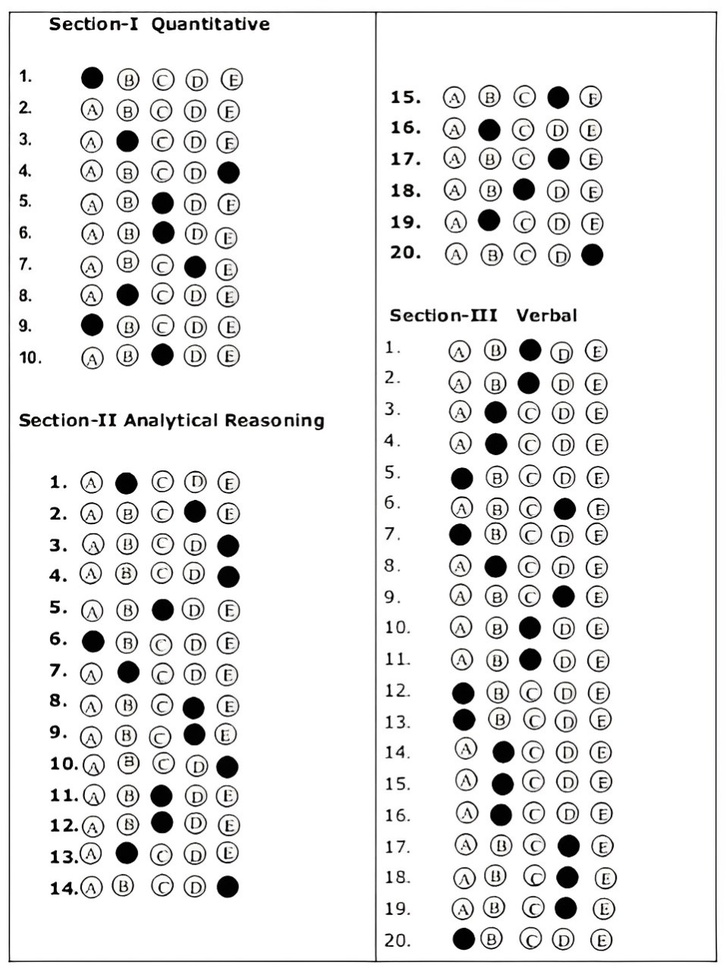
#> input picture new_ocr.jpg, 726 x 971 px, shrunk from 957 x 1280 before the run
$ python ocr.py
#> lines starting #> are read from the running program, lines starting #| are printed output that depends on the picture; after the words box and inside, x2 and y2 are one past the last pixel; in counts of white or black regions, pixels touching at a corner belong together
import cv2
import numpy as np

# Load the image
image = cv2.imread('new_ocr.jpg')
#> image is the input picture: shape (971, 726, 3); mean B, G, R 234.3, 234.4, 234.5
gray = cv2.cvtColor(image, cv2.COLOR_BGR2GRAY)

# Apply Gaussian blur to the image
blurred = cv2.GaussianBlur(gray, (5, 5), 0)
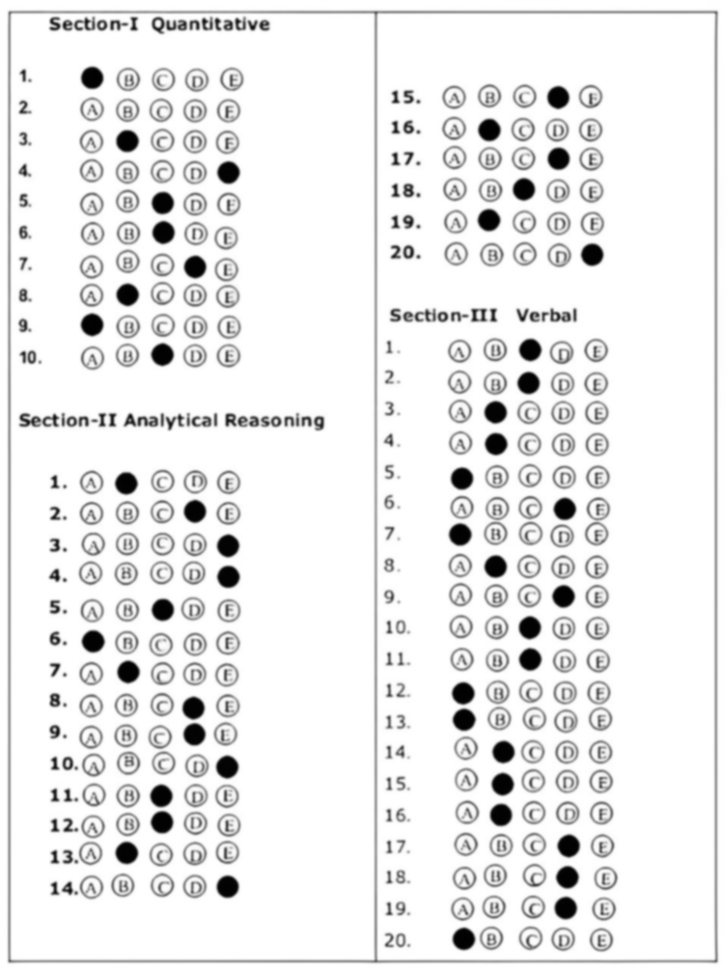
#> blurred: shape (971, 726); min 1, max 255, mean 234.4

# Thresholding the image to binary
_, thresh = cv2.threshold(blurred, 150, 255, cv2.THRESH_BINARY_INV)
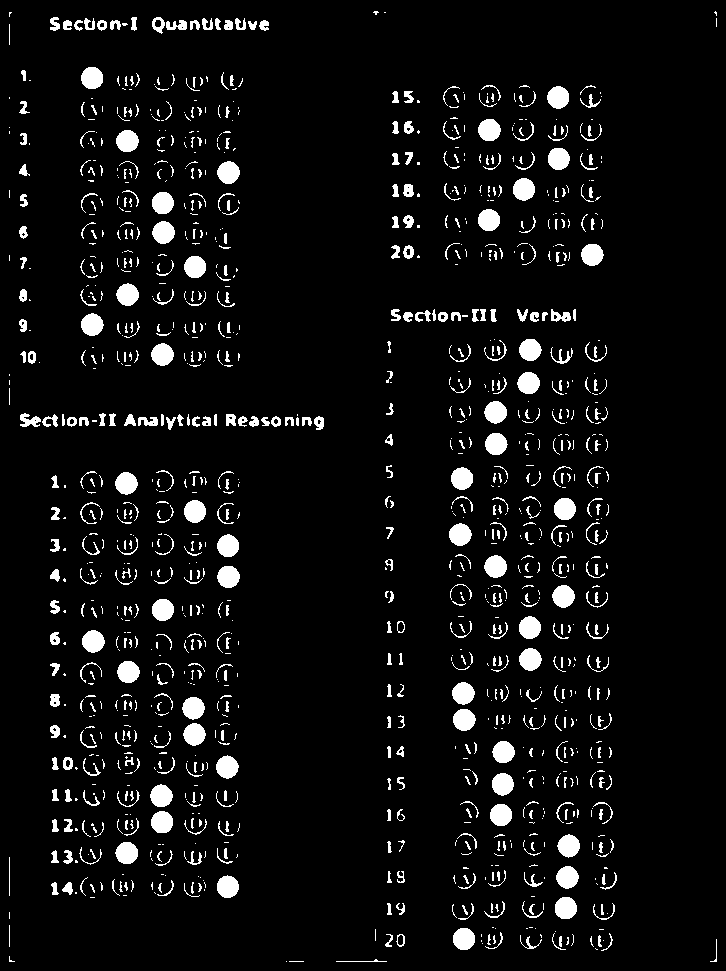
#> thresh: shape (971, 726); 6.2% white; 1229 white regions (719 under 20 px), largest, box (x1, y1, x2, y2) and area: (484, 555, 507, 578) 400, (216, 755, 239, 779) 399, (217, 161, 240, 184) 398

# Save the thresholded image for review
cv2.imwrite('thresholded_image.jpg', thresh)

# Detect circles using HoughCircles
circles = cv2.HoughCircles(
    thresh,
    cv2.HOUGH_GRADIENT,
    dp=1.2,
    minDist=10,
    param1=50,
    param2=13,
    minRadius=12,
    maxRadius=15
)
#> circles = [[162.6, 204.6, 13.2], [192.6, 264.6, 12.36]]

# Print detected circles
if circles is not None:
    circles = np.round(circles[0, :]).astype("int")
#> circles = [[163, 205, 13], [193, 265, 12]]
    print("Detected circles:", circles)
#| Detected circles: [[163 205  13]
#|  [193 265  12]]
else:
    print("No circles detected.")
    circles = []

# Draw detected circles
for (x, y, r) in circles:
    cv2.circle(image, (x, y), r, (0, 255, 0), 2)  # Draw circle in green
    cv2.rectangle(image, (x - 2, y - 2), (x + 2, y + 2), (0, 128, 255), -1)  # Draw center in orange
#> this loop made 2 passes
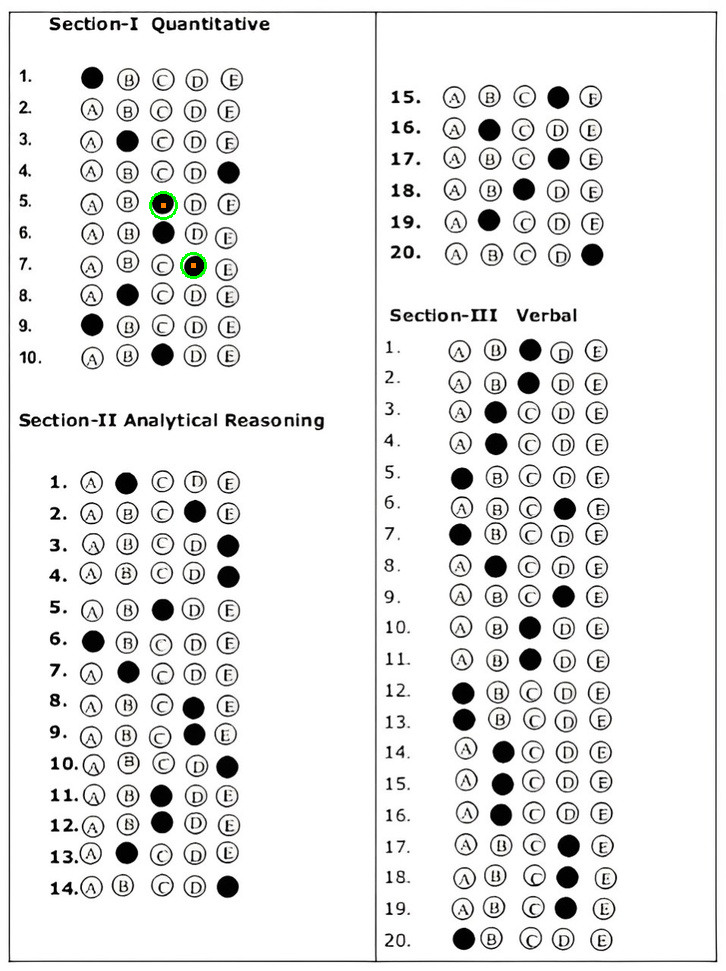
#> image: shape (971, 726, 3); 0.07% of pixels changed, all inside (x1, y1, x2, y2) = (149, 191, 207, 279)

# Function to check if a circle is filled
def is_filled_circle(circle_center):
    x, y, r = circle_center
    mask = np.zeros(gray.shape, dtype=np.uint8)
    cv2.circle(mask, (x, y), r, 255, -1)  # Create a filled circle mask
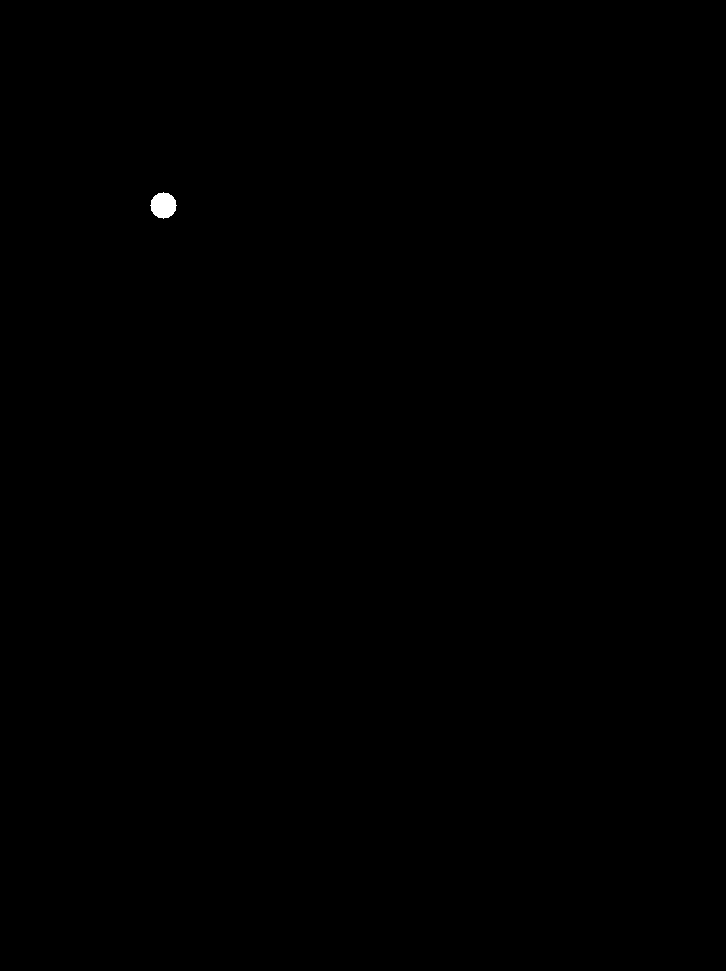
#> mask: shape (971, 726); 0.08% white; 1 white region, box (x1, y1, x2, y2) and area: (150, 192, 177, 219) 529
    filled_area = cv2.countNonZero(cv2.bitwise_and(mask, thresh))  # Count non-zero pixels in the masked area
#> filled_area = 381
    return filled_area > (np.pi * r * r) / 2  # Check if more than half of the circle is filled

# Identify filled circles
filled_circles = [circle for circle in circles if is_filled_circle(circle)]
#> in is_filled_circle (call 2), `x, y, r = circle_center`: x = 193; y = 265; r = 12
#> in is_filled_circle (call 2), `cv2.circle(mask, (x, y), r, 255, -1)`:
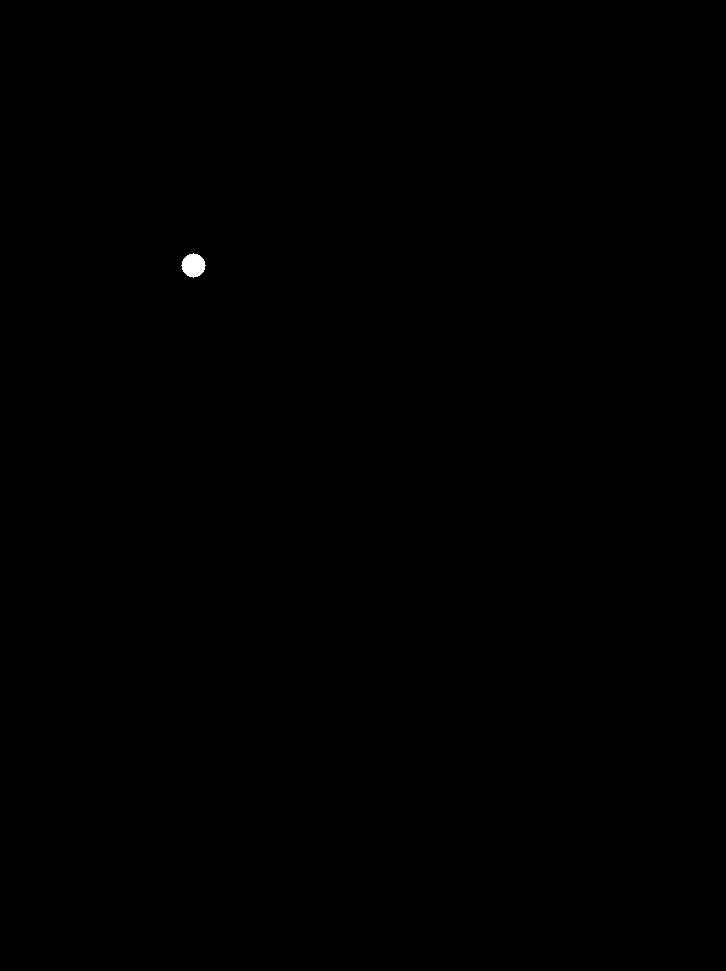
#> mask: shape (971, 726); 0.06% white; 1 white region, box (x1, y1, x2, y2) and area: (181, 253, 206, 278) 441
#> in is_filled_circle (call 2), `filled_area = cv2.countNonZero(cv2.bitwise_and(mask, thresh))`: filled_area = 361
#> filled_circles = [[163, 205, 13], [193, 265, 12]]

# Split the image into left and right halves
height, width = image.shape[:2]
#> height = 971; width = 726
left_circles = []
right_circles = []

# Divide circles into left and right based on their x-coordinates
for circle in circles:
    x, y, r = circle
    if x < width // 2:
        left_circles.append(circle)  # Circles in the left half
    else:
        right_circles.append(circle)  # Circles in the right half
#> after the loop, left_circles = [[163, 205, 13], [193, 265, 12]]; right_circles = []

# Function to label circles with a specified number of labels
def label_circles(circles):
    # Sort circles first by their y coordinate, then by x coordinate
    circles.sort(key=lambda c: (c[1], c[0]))

    # Draw bounding boxes around rows of circles
    if circles:
        # Group circles by their y-coordinates to find rows
        rows = []
        current_row = []
        last_y = circles[0][1]
#> last_y = 205

        for circle in circles:
            # Group circles into rows based on their vertical position
            if abs(circle[1] - last_y) < 20:  # Threshold for y-coordinate grouping
                current_row.append(circle)
            else:
                if current_row:  # Only append if there's something in current_row
                    rows.append(current_row)
                current_row = [circle]  # Start a new row
            last_y = circle[1]
#> this loop made 2 passes
#> (current_row, last_y) on pass 2: ([[193, 265, 12]], 265)
#> (circle, last_y) on pass 1: ([163, 205, 13], 205)
#> after the loop, rows = [[[163, 205, 13]]]

        # Add the last row
        if current_row:
            rows.append(current_row)

        # Label each row of circles
        for row_index, row in enumerate(rows, start=1):  # Start numbering from 1
            # Sort the circles in the row from left to right
            row.sort(key=lambda c: c[0])  # Sort by x coordinate

            # Draw row number
            y_position = row[0][1] - 10  # Position the row number above the row
            cv2.putText(image, str(row_index), (row[0][0] - 10, y_position),
                        cv2.FONT_HERSHEY_SIMPLEX, 0.5, (0, 0, 0), 1)

            for idx, circle in enumerate(row):
                x, y, r = circle

                # Check if the current circle is filled
                if tuple(circle) in [tuple(filled_circle) for filled_circle in filled_circles]:
                    cv2.circle(image, (x, y), r, (255, 0, 0), 2)  # Blue for filled circles
                else:
                    cv2.circle(image, (x, y), r, (0, 255, 0), 2)  # Green for non-filled circles

                # Label the circles with letters A-E
                if idx < 5:  # Ensure we only label the first five circles
                    label = chr(65 + idx)  # 65 is the ASCII code for 'A'
                    cv2.putText(image, label, (x - 10, y + 5), cv2.FONT_HERSHEY_SIMPLEX, 0.5, (255, 255, 255), 1)

            # Draw bounding boxes for each row of circles
            min_x = min(circle[0] - circle[2] for circle in row)  # Minimum x-coordinate - radius
            max_x = max(circle[0] + circle[2] for circle in row)  # Maximum x-coordinate + radius
            min_y = min(circle[1] - circle[2] for circle in row)  # Minimum y-coordinate - radius
            max_y = max(circle[1] + circle[2] for circle in row)  # Maximum y-coordinate + radius
            cv2.rectangle(image, (min_x, min_y), (max_x, max_y), (255, 0, 255), 2)  # Draw rectangle in purple
#> this loop made 2 passes
#> (row_index, y_position, min_x, max_x, min_y, max_y) on passes 1 to 2: (1, 195, 150, 176, 192, 218), (2, 255, 181, 205, 253, 277)
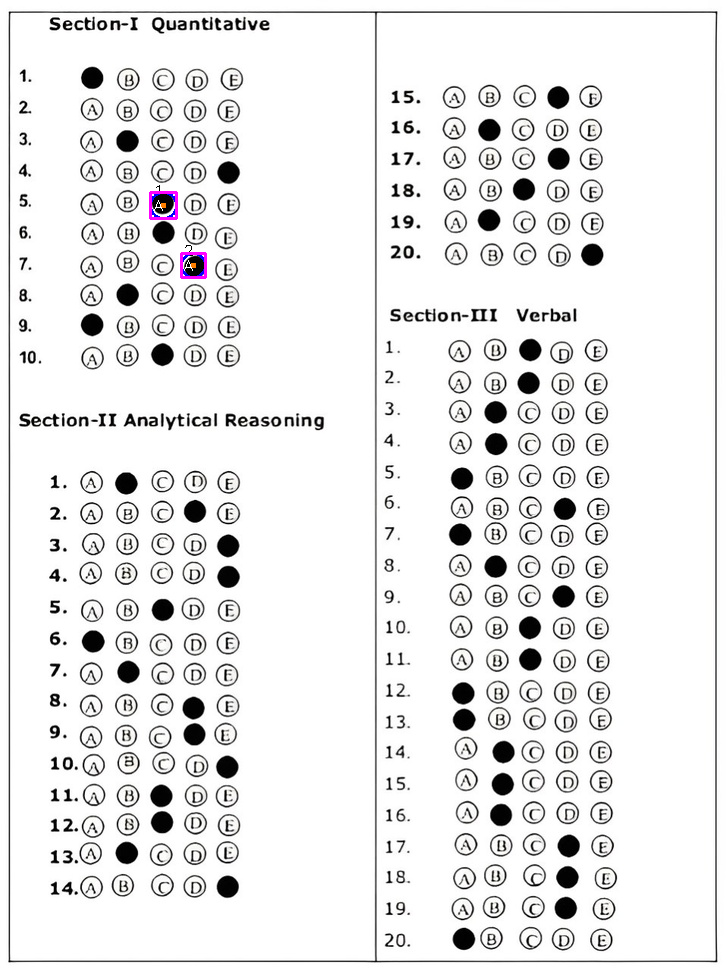
#> image: shape (971, 726, 3); 0.12% of pixels changed, all inside (x1, y1, x2, y2) = (149, 185, 207, 279)

# Process left and right circles separately
label_circles(left_circles)
label_circles(right_circles)

# Save the final image with filled circles labeled
cv2.imwrite("labeled_filled_circles.jpg", image)

print("Filled circles identified and labeled successfully.")
